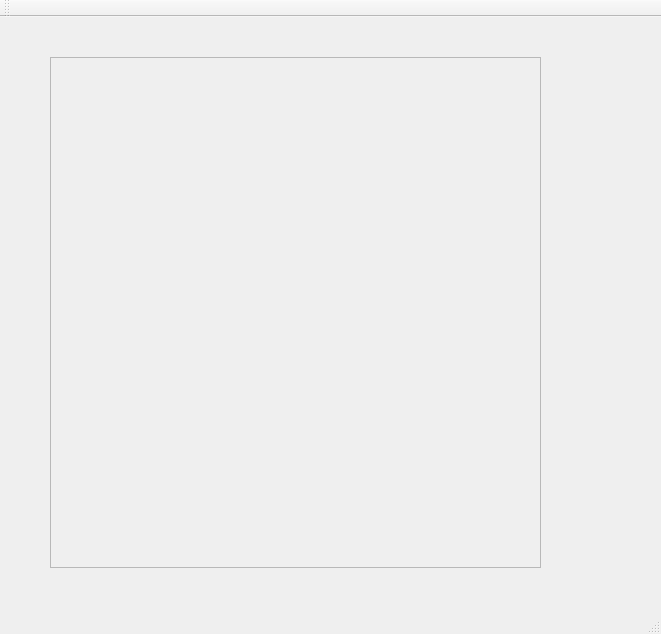
<?xml version="1.0" encoding="UTF-8"?>
<ui version="4.0">
 <class>MainWindow</class>
 <widget class="QMainWindow" name="MainWindow">
  <property name="geometry">
   <rect>
    <x>0</x>
    <y>0</y>
    <width>661</width>
    <height>634</height>
   </rect>
  </property>
  <property name="windowTitle">
   <string>MainWindow</string>
  </property>
  <widget class="QWidget" name="centralWidget">
   <widget class="QSynthPanel" name="frame">
    <property name="geometry">
     <rect>
      <x>50</x>
      <y>40</y>
      <width>491</width>
      <height>511</height>
     </rect>
    </property>
    <property name="frameShape">
     <enum>QFrame::StyledPanel</enum>
    </property>
    <property name="frameShadow">
     <enum>QFrame::Raised</enum>
    </property>
   </widget>
  </widget>
  <widget class="QMenuBar" name="menuBar">
   <property name="geometry">
    <rect>
     <x>0</x>
     <y>0</y>
     <width>661</width>
     <height>22</height>
    </rect>
   </property>
  </widget>
  <widget class="QToolBar" name="mainToolBar">
   <attribute name="toolBarArea">
    <enum>TopToolBarArea</enum>
   </attribute>
   <attribute name="toolBarBreak">
    <bool>false</bool>
   </attribute>
  </widget>
  <widget class="QStatusBar" name="statusBar"/>
 </widget>
 <layoutdefault spacing="6" margin="11"/>
 <customwidgets>
  <customwidget>
   <class>QSynthPanel</class>
   <extends>QFrame</extends>
   <header>qsynthpanel.h</header>
   <container>1</container>
  </customwidget>
 </customwidgets>
 <resources/>
 <connections/>
</ui>
